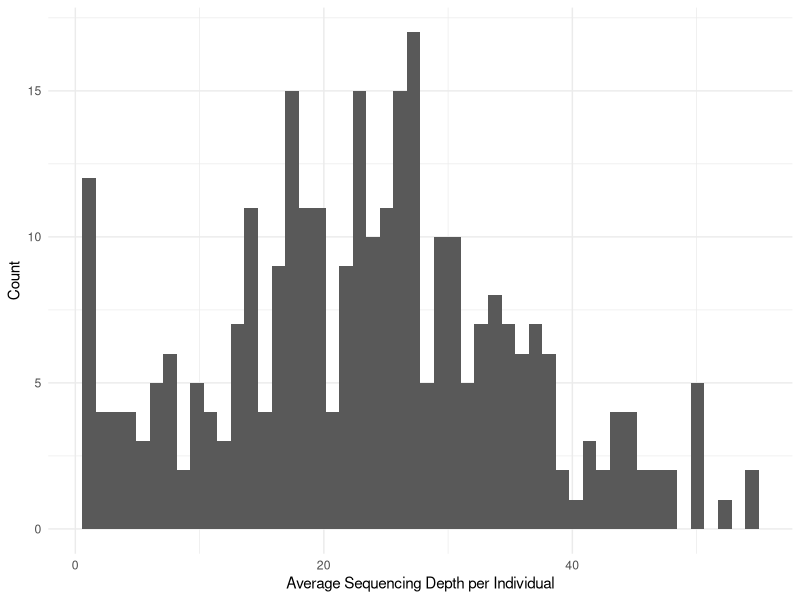
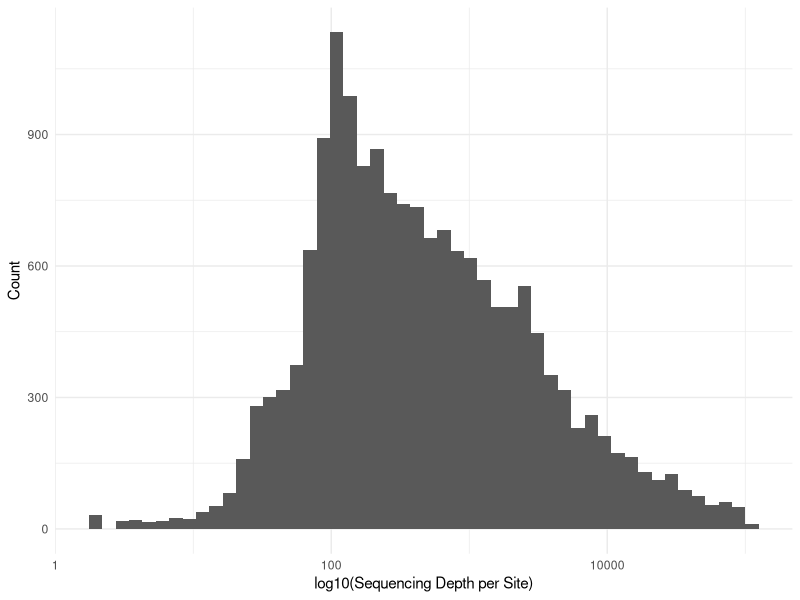

The R source for these figures, in order:
## ---- chunk 1
library( tidyverse )
theme_set( theme_minimal() )
## ---- chunk 2
#| echo: false
read.delim("individual-depth.txt") %>%
  ggplot( aes(MEAN_DEPTH) ) + 
  geom_histogram( bins=50 ) + 
  xlab("Average Sequencing Depth per Individual") + 
  ylab("Count")
## ---- chunk 3
#| echo: false
read.delim("site_depth.txt") %>% 
  ggplot( aes(SUM_DEPTH) ) + 
  geom_histogram( bins = 50 ) + 
  xlab("log10(Sequencing Depth per Site)") + 
  ylab("Count") +
  scale_x_log10()
